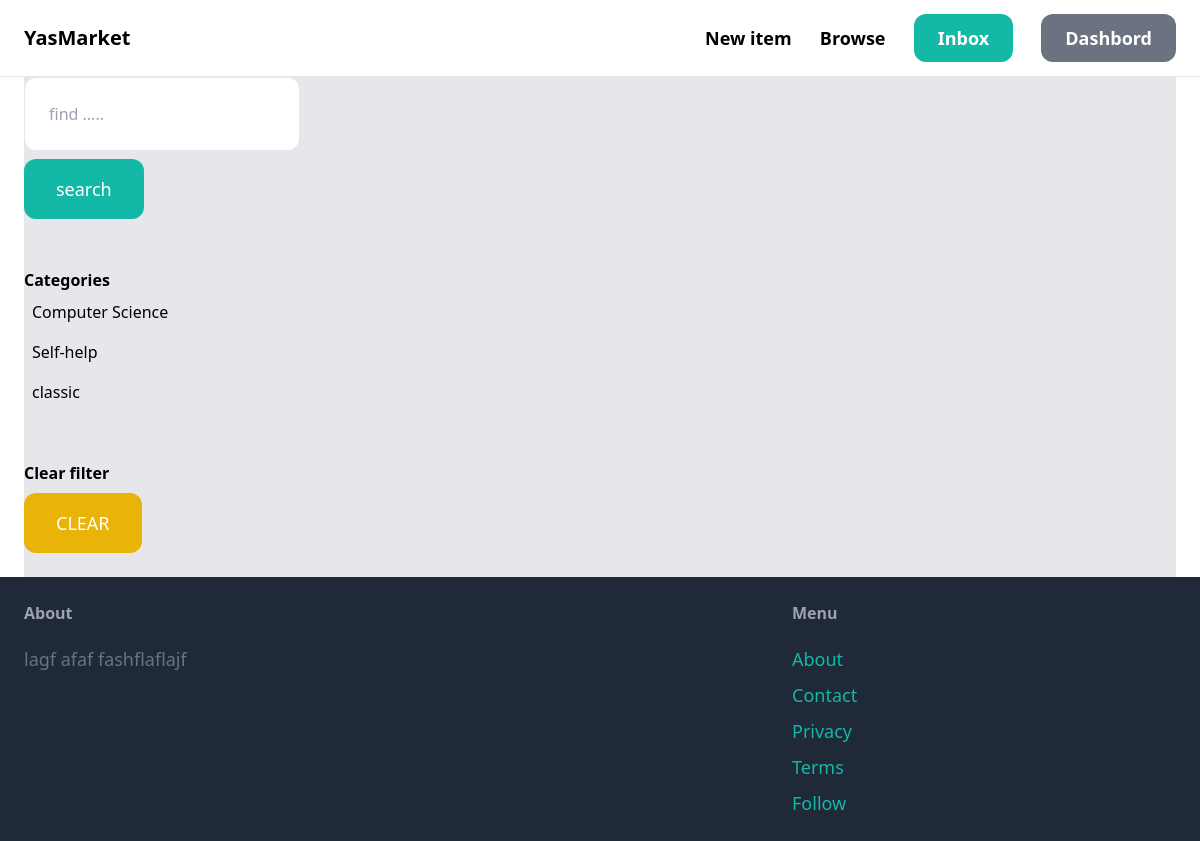
The app's page /items/ (signed in) with its own data.
### item/models.py (models this page shows, shortened)
class Category(models.Model):
	name = models.CharField(max_length=255)
	class Meta:
		ordering = ("name",)
		verbose_name_plural = "Categories"

### item/views.py (the view)
# urls.py: path('items/', include("item.urls")),
def items(request):
	query = request.GET.get('query', '')
	category_id = request.GET.get('category_id', 1)
	items = Item.objects.filter(is_sold=False)
	categories = Category.objects.all()
	if category_id:
		items = items.filter(category_id=category_id)
	if query:
		items = items.filter(Q(name__icontains=query) |
			Q(description__icontains=query))
	return render(request, 'item/items.html',{'items':items, 'query': query
		, 'categories': categories, 'category_id': int(category_id)})

### item/templates/item/items.html (shortened to what this page needs)
{% extends 'core/base.html' %}
{% block content %}
	<div class="pb-6 grid grid-cols-4 gap-4 bg-gray-200">
		<div class='col-span-1'>
			<form method="get" action="{% url 'item:items' %}">
				<input type="text" name="query" class="w-full py-6 px-6 border rounded-xl" value="{{ query }}" placeholder="find .....">
				<button class="mt-2 py-4 px-8 text-lg text-white rounded-xl bg-teal-500 ">search</button>
			</form>
			<hr class="my-6">
			<p class="font-semibold">Categories</p>
			<ul>
				{% for category in categories %}
					<li class="py-2 px-2 rounded-xl{% if category.id == category_id %} bg-yellow-900 {% endif %}">
						<a href="{% url 'item:items' %}?query={{ query }}&category={{ category.id }}">{{ category.name }}</a>
					</li>
				{% endfor %}
			</ul>
			<hr class="my-6">
			<p class="font-semibold">Clear filter</p>
			<ul>
				<li><a href="{% url 'item:items' %}" class="mt-2 py-4 px-8 inline-block bg-yellow-500 text-lg rounded-xl text-white">CLEAR</a></li>
			</ul>
		</div>
		<div class="col-span-3">
		</div>
	</div>
{% endblock %}

### records on screen
Category: name "Computer Science"
Category: name "Self-help"
Category: name "classic"
